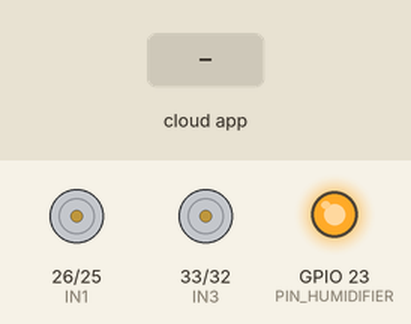
The sketch below on a simulated ESP32. On the bench: motor-driver pin pairs drawn as motors (green arrow = first pin HIGH = forward, orange = second pin HIGH = backward, longer = more drive, scaled by the enable pin), output pins drawn as LEDs (lit = HIGH). The inputs (shaded band) are chosen by the test bench. The RemoteXY app is connected; pins used as bus, display or sensor lines are not drawn.

Above: at 1.2 s.
1.3 s: the phone or cloud app sets Humidifier to 1
At 2.4 s:
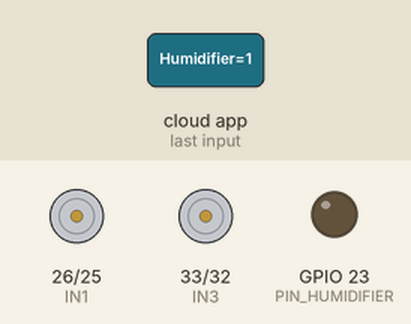
2.8 s: the phone or cloud app sets joystick_01_x to -100
At 3.6 s:
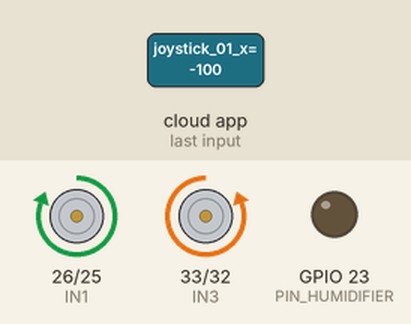
4.3 s: the phone or cloud app sets joystick_01_y to -100
At 4.7 s:
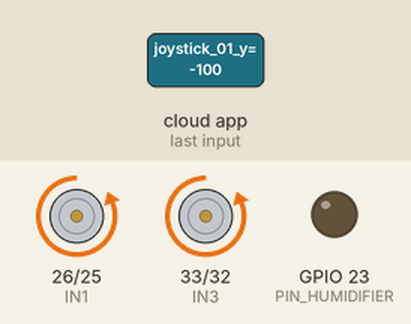
5.8 s: the phone or cloud app sets Humidifier to 0
At 7.0 s:
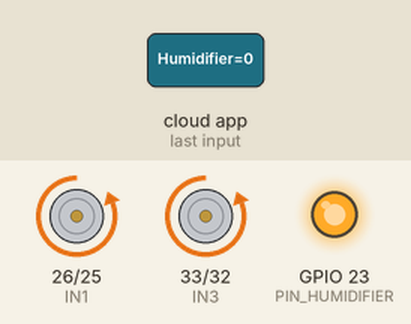
7.3 s: the phone or cloud app sets joystick_01_y to 0
At 8.2 s:
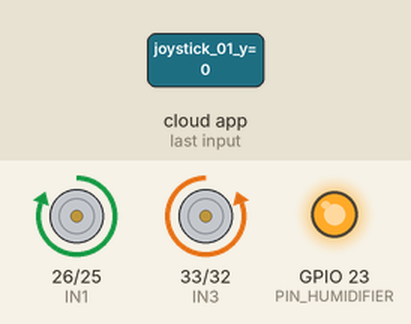
8.8 s: the phone or cloud app sets joystick_01_x to 100
At 9.3 s:
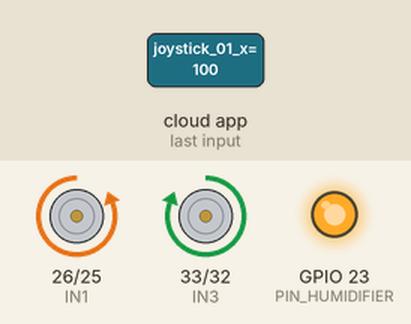
Timing chart, 0 to 11.3 s (numbered marks = the images above; inputs shaded):
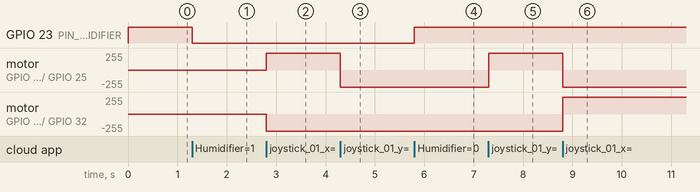

The sketch:

Air_Purification_with_ESP32.ino
```cpp
#define REMOTEXY_MODE__WIFI

#include <WiFi.h>
#include <RemoteXY.h>

// WiFi credentials for hotspot/router
#define REMOTEXY_WIFI_SSID "kapil"
#define REMOTEXY_WIFI_PASSWORD "cocomelon"
#define REMOTEXY_SERVER_PORT 6377

// RemoteXY GUI config (paste your RemoteXY_CONF array here)
#pragma pack(push, 1)
uint8_t RemoteXY_CONF[] = {
  255,4,0,0,0,56,0,19,0,0,0,0,31,1,106,200,1,1,3,0,
  2,10,17,44,22,0,2,26,31,31,79,78,0,79,70,70,0,2,60,16,
  44,22,0,2,26,31,31,79,78,0,79,70,70,0,5,26,82,60,60,32,
  2,26,31
};
#pragma pack(pop)

struct {
  uint8_t Humidifier;      // On=1, Off=0
  uint8_t HVGEN_DCFAN;     // On=1, Off=0
  int8_t joystick_01_x;    // -100 to 100
  int8_t joystick_01_y;    // -100 to 100
  uint8_t connect_flag;
} RemoteXY;

// Motor pins
#define ENA 27
#define IN1 26
#define IN2 25
#define IN3 33
#define IN4 32
#define ENB 21

// Relay pins
#define PIN_HUMIDIFIER 23
#define PIN_HVGEN_DCFAN 22

void setup() {
  Serial.begin(115200);
  RemoteXY_Init();

  pinMode(PIN_HUMIDIFIER, OUTPUT);
  pinMode(PIN_HVGEN_DCFAN, OUTPUT);

  pinMode(ENA, OUTPUT);
  pinMode(ENB, OUTPUT);
  pinMode(IN1, OUTPUT); pinMode(IN2, OUTPUT);
  pinMode(IN3, OUTPUT); pinMode(IN4, OUTPUT);

  // Correct ledcAttach with freq and resolution arguments
  ledcAttach(ENA, 5000, 8);
  ledcAttach(ENB, 5000, 8);

  ledcWrite(ENA, 0);
  ledcWrite(ENB, 0);
}

void loop() {
  RemoteXY_Handler();

  digitalWrite(PIN_HUMIDIFIER, RemoteXY.Humidifier ? LOW : HIGH);
  digitalWrite(PIN_HVGEN_DCFAN, RemoteXY.HVGEN_DCFAN ? LOW : HIGH);

  controlMotorsWithJoystick(RemoteXY.joystick_01_x, RemoteXY.joystick_01_y);
}

void controlMotorsWithJoystick(int8_t x, int8_t y) {
  int threshold = 20;
  int speed;

  if (y > threshold) {
    speed = map(y, threshold, 100, 0, 255);
    setMotorDirection(true, false, true, false);
    setMotorSpeed(speed, speed);
  } else if (y < -threshold) {
    speed = map(-y, threshold, 100, 0, 255);
    setMotorDirection(false, true, false, true);
    setMotorSpeed(speed, speed);
  } else if (x > threshold) {
    speed = map(x, threshold, 100, 0, 255);
    setMotorDirection(false, true, true, false);  // Inverted: Right
    setMotorSpeed(speed, speed);
  } else if (x < -threshold) {
    speed = map(-x, threshold, 100, 0, 255);
    setMotorDirection(true, false, false, true);  // Inverted: Left
    setMotorSpeed(speed, speed);
  } else {
    setMotorSpeed(0, 0);
    setMotorDirection(false, false, false, false);
  }
}

void setMotorSpeed(int speedA, int speedB) {
  ledcWrite(ENA, speedA);
  ledcWrite(ENB, speedB);
}

void setMotorDirection(bool leftForward, bool leftBackward, bool rightForward, bool rightBackward) {
  digitalWrite(IN1, leftForward ? HIGH : LOW);
  digitalWrite(IN2, leftBackward ? HIGH : LOW);
  digitalWrite(IN3, rightForward ? HIGH : LOW);
  digitalWrite(IN4, rightBackward ? HIGH : LOW);
}
```

Measured:
- after the input at 1.3 s, GPIO 23 (PIN_HUMIDIFIER): HIGH → LOW at once
- after the input at 2.8 s, motor on GPIO 26 (IN1) / GPIO 25 (IN2): stopped → forward 255/255 at once; motor on GPIO 33 (IN3) / GPIO 32 (IN4): stopped → backward 255/255 at once
- after the input at 4.3 s, motor on GPIO 26 (IN1) / GPIO 25 (IN2): forward 255/255 → backward 255/255 at once
- after the input at 5.8 s, GPIO 23 (PIN_HUMIDIFIER): LOW → HIGH at once
- after the input at 7.3 s, motor on GPIO 26 (IN1) / GPIO 25 (IN2): backward 255/255 → forward 255/255 at once
- after the input at 8.8 s, motor on GPIO 26 (IN1) / GPIO 25 (IN2): forward 255/255 → backward 255/255 at once; motor on GPIO 33 (IN3) / GPIO 32 (IN4): backward 255/255 → forward 255/255 at once
